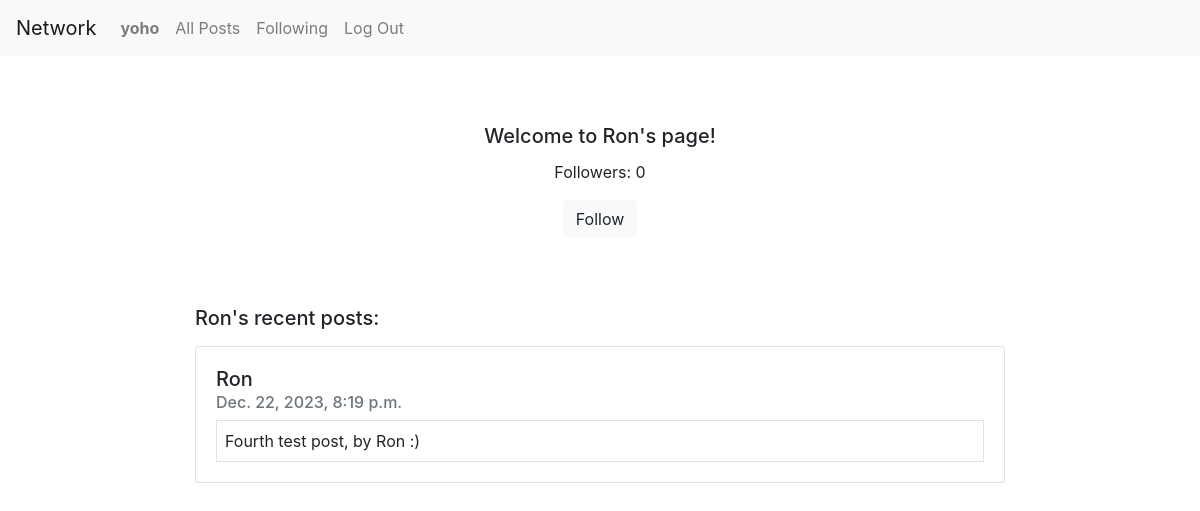
Page /Ron/ (signed in) on the earlier database version.
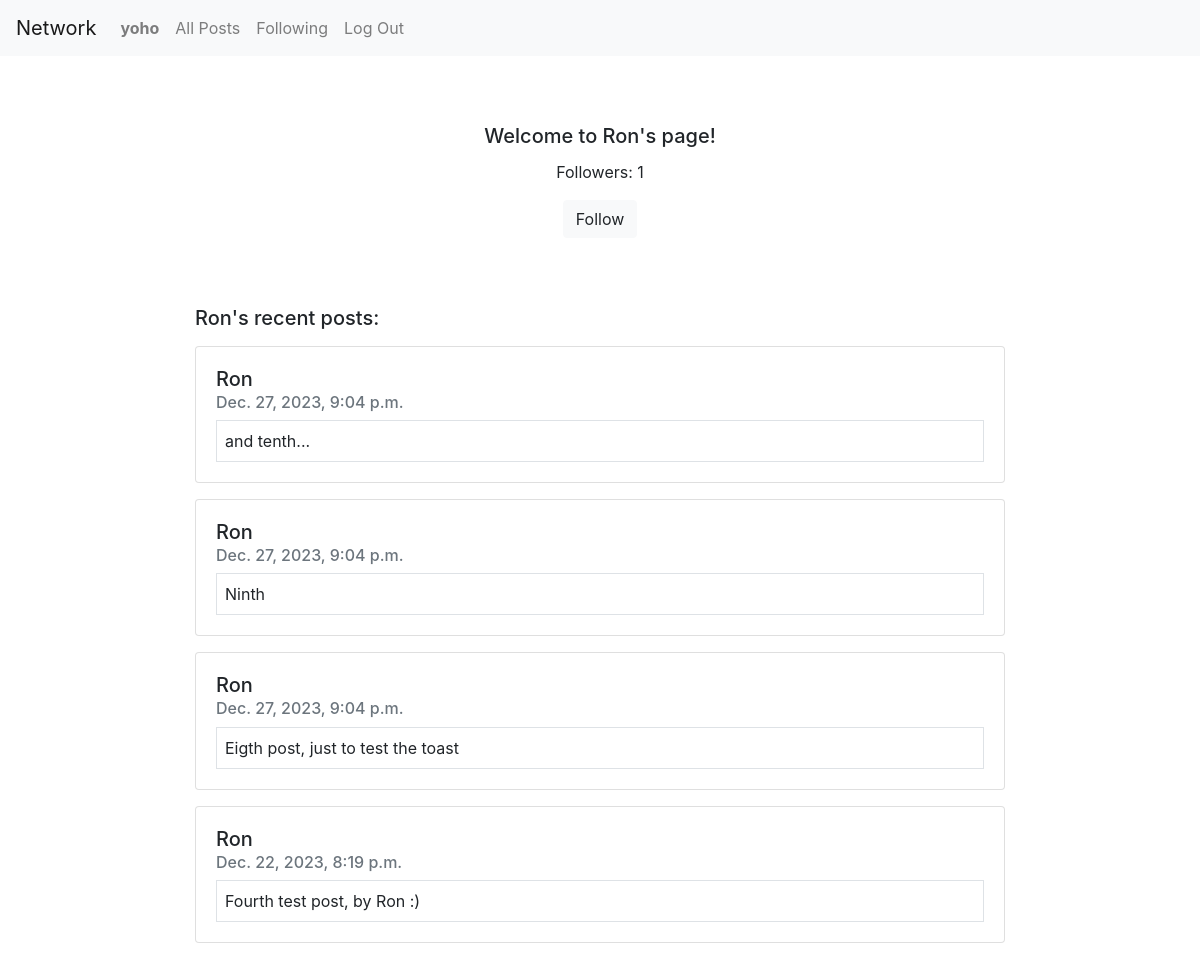
Same page on the later database version.
### network/models.py (models this page shows, shortened)
class NewPost(models.Model):
    user = models.ForeignKey(User, on_delete=models.CASCADE, related_name="new_posts")
    post_text = models.TextField(max_length=250)
    date = models.DateTimeField(auto_now_add=True)

class User(AbstractUser):
    pass

### network/views.py (the view)
# urls.py: path("<str:profile_username>/", views.profile, name="profile")
def profile(request, profile_username):
    user = request.user
    visited_profile = User.objects.get(username=profile_username)
    posts = NewPost.objects.filter(user_id=visited_profile.id).order_by("-date")
    profile = Profile.objects.get(user_id=visited_profile.id)
    my_profile = Profile.objects.get(user_id=user.id)
    if request.method == "POST":
        if profile.followed_by.filter(id=my_profile.id).exists():
            profile.followed_by.remove(my_profile)
        else:
            profile.followed_by.add(my_profile)
        return HttpResponseRedirect(reverse("profile", args=(profile_username,)))
    following_bool = profile.followed_by.filter(id=my_profile.id).exists()
    followers_no = profile.followed_by.all().count()
    return render(request, "network/profile.html", {
        'posts': posts,
        'profile': visited_profile,
        'following_bool': following_bool,
        'followers_no': followers_no
    })

### network/templates/network/profile.html (shortened to what this page needs)
{% extends "network/layout.html" %}
{% block body %}
    <div class="container">
        {% if user.is_authenticated %}
            <div class="my-5 text-center">
                <div class="card-body">
                    {% if user.id != profile.id %}
                        <h5 class="card-title">Welcome to {{ profile }}'s page!</h5>
                    {% else %}
                        <h5 class="card-title">This is your page, welcome!</h5>
                    {% endif %}
                    <p class="card-text" class="text-muted"> Followers: {{ followers_no }} </p>
                    {% if user.id != profile.id %}
                        <form action="{% url 'profile' profile %}" method="post">
                            {% if following_bool %}
                                <button type="submit" class="btn btn-light">Unfollow</button>
                            {% else %}
                                <button type="submit" class="btn btn-light">Follow</button>
                            {% endif %}
                        </form>
                    {% endif %}
                </div>
            </div>
            <div class="container">
            <div class="mx-auto w-75 mb-3" style="width: 18rem;">
                <h5 class="card-title">{{ profile }}'s recent posts:</h5>
            </div>
                {% for post in posts %}
                    <div class="card mx-auto w-75 mb-3" style="width: 18rem;">
                        <div class="card-body">
                            <h5 class="cartd-title">{{ post.user }}</h5>
                            <h6 class="card-subtitle mb-2 text-muted">{{ post.date }}</h6>
                            <p class="card-text border p-2">{{ post.post_text }}</p>
                        </div>
                    </div>
                {% endfor %}
            </div>
        {% else %}
            <div>You're currently not loggeed in. <a href="{% url 'login' %}">Login</a></div>
        {% endif %}
    </div>
{% endblock %}

Differences in the rows shown:
added NewPost: user "Ron", date "Dec. 27, 2023, 9:04 p.m.", post_text "and tenth..."
added NewPost: user "Ron", date "Dec. 27, 2023, 9:04 p.m.", post_text "Ninth"
added NewPost: user "Ron", date "Dec. 27, 2023, 9:04 p.m.", post_text "Eigth post, just to test the toast"
Other differences:
{{ followers_no }}: "0" → "1"
